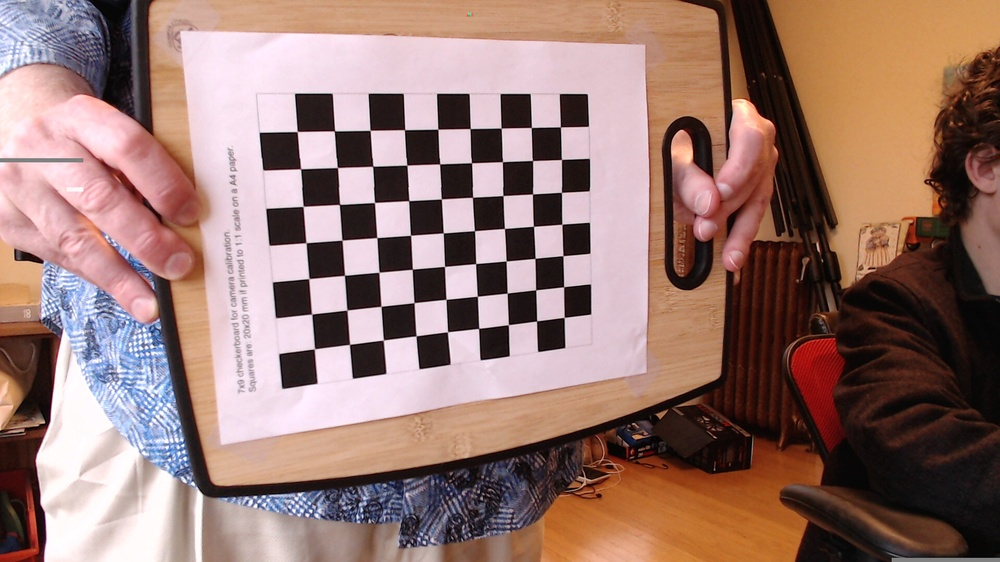
#> input picture jetson/SnailVision/calibrate/images/2019-02-03-145607.jpg, 1000 x 562 px, shrunk from 1920 x 1080 before the run; its folder holds only this picture in this run
$ python calibrate.py
#> lines starting #> are read from the running program, lines starting #| are printed output that depends on the picture; long printed decimals are rounded
#!/usr/bin/env python3
import numpy as np
import cv2
import glob
import json

bw = 9
bh = 7

# termination criteria
criteria = (cv2.TERM_CRITERIA_EPS + cv2.TERM_CRITERIA_MAX_ITER, 30, 0.001)

# prepare object points, like (0,0,0), (1,0,0), (2,0,0) ....,(6,5,0)
objp = np.zeros((bw*bh,3), np.float32)
objp[:,:2] = np.mgrid[0:bh,0:bw].T.reshape(-1,2)

# Arrays to store object points and image points from all the images.
objpoints = [] # 3d point in real world space
imgpoints = [] # 2d points in image plane.

images = glob.glob('images/*.jpg')

for fname in images:
    print("Processing %s" % fname)
    img = cv2.imread(fname)
#> img is the input picture: shape (562, 1000, 3); mean B, G, R 112.5, 119.9, 151.3
    gray = cv2.cvtColor(img,cv2.COLOR_BGR2GRAY)
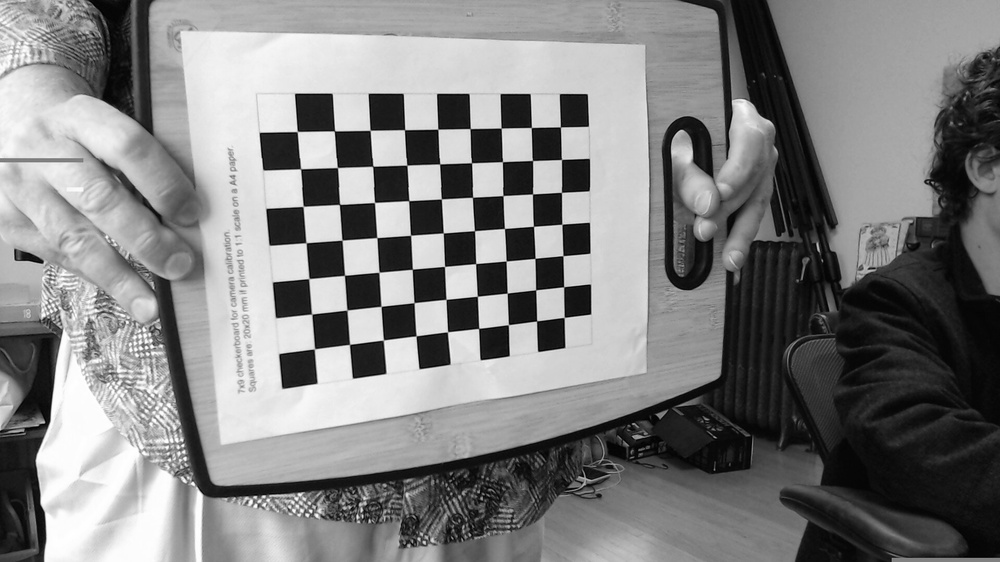
#> gray: shape (562, 1000); min 0, max 255, mean 128.5

    # Find the chess board corners
    ret, corners = cv2.findChessboardCorners(gray, (bh,bw),None)
#> ret = True; corners = 63 rows, first 8: [314.5, 348.9], [311.8, 314.1], [309, 278.5], [306.1, 242.7], [303.1, 206.4], [300.6, 168.8], [297.3, 131.5], [349.5, 344.4]

    # If found, add object points, image points (after refining them)
    if ret == True:
        objpoints.append(objp)

        corners2 = cv2.cornerSubPix(gray,corners,(11,11),(-1,-1),criteria)
#> corners2 = 63 rows, first 8: [314.4, 348.8], [311.6, 314], [308.8, 278.5], [306, 242.7], [303.2, 206.4], [300.6, 168.7], [297.2, 131.5], [349.4, 344.4]
        imgpoints.append(corners2)

        # Draw and display the corners
        img2 = cv2.drawChessboardCorners(img, (bh,bw), corners2,ret)
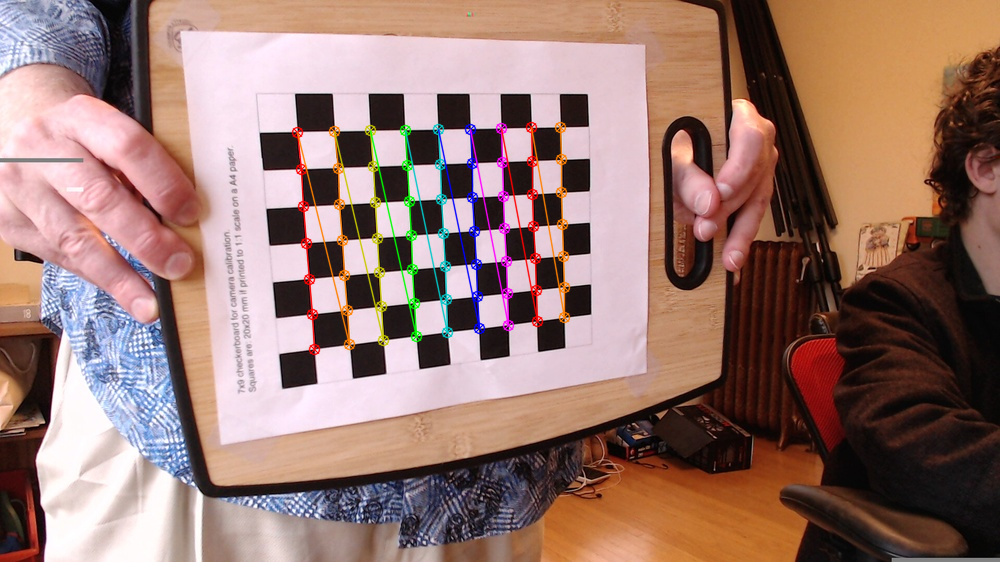
#> img2: shape (562, 1000, 3); mean B, G, R 112, 119.7, 151.7
        cv2.imshow('img',img2)
        ret, mtx, dist, rvecs, tvecs = cv2.calibrateCamera(objpoints, imgpoints, gray.shape[::-1],None,None)
#> ret = 0.283; mtx = [[829.8, 0, 524.7], [0, 826.9, 304.8], [0, 0, 1]]; dist = [[0.233, -3.35, 0.000315, 0.00691, 15.95]]; rvecs = ([0.486, -0.222, -1.61],); tvecs = ([-5.92, 1.24, 23.34],)
        assert ret
        h,  w = img.shape[:2]
        newcameramtx, roi=cv2.getOptimalNewCameraMatrix(mtx,dist,(w,h),1,(w,h))
#> newcameramtx = [[1098.8, 0, 465.7], [0, 832.9, 304.4], [0, 0, 1]]; roi = (192, 184, 600, 238)
        dst = cv2.undistort(img, mtx, dist, None, newcameramtx)
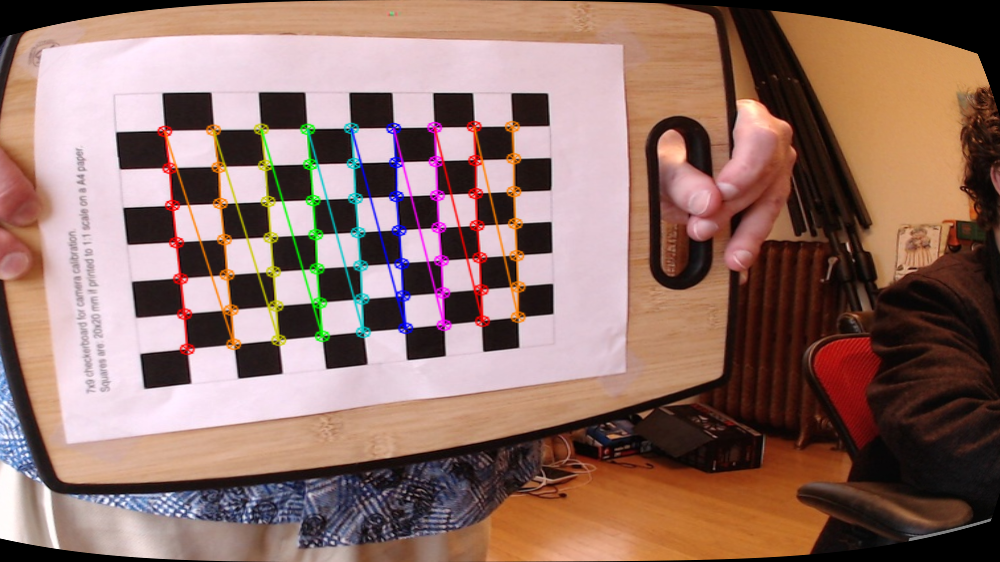
#> dst: shape (562, 1000, 3); mean B, G, R 104.3, 113.2, 145.5

        # crop the image
        if roi != (0, 0, 0, 0):
          x,y,w,h = roi
#> x = 192; y = 184; w = 600; h = 238
          dst = dst[y:y+h, x:x+w]
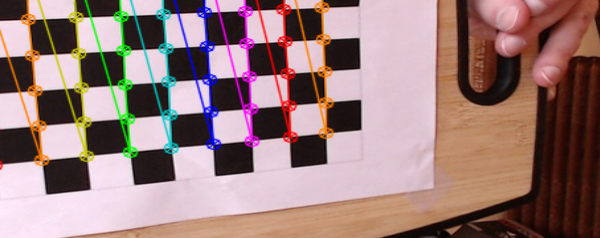
#> dst: shape (238, 600, 3); mean B, G, R 123, 125.1, 153.9
        else:
          print("No ROI found for %s" % fname)
        #cv2.imwrite('calibresult.png', dst)
        #cv2.imshow('corrected', dst)
        #cv2.waitKey(0)

    else:
        print("unable to locate corners in %s" % fname)

#cv2.destroyAllWindows()

ret, mtx, dist, rvecs, tvecs = cv2.calibrateCamera(objpoints, imgpoints, gray.shape[::-1],None,None)

print("ret: ", ret)
#| ret:  0.283
print("mtx: ", mtx)
#| mtx:  [[829.849   0.         524.691]
#|  [  0.         826.910 304.822]
#|  [  0.           0.           1.        ]]
print("dist: ", dist)
#| dist:  [[ 2.32622322e-01 -3.34772672e+00  3.15168264e-04  6.90627565e-03
#|    1.59534115e+01]]
print("rvecs: ", rvecs)
#| rvecs:  (array([[ 0.4861],
#|        [-0.2225],
#|        [-1.608]]),)
print("tvecs: ",tvecs)
#| tvecs:  (array([[-5.918],
#|        [ 1.239],
#|        [23.345]]),)

#stores output as json in fisheyecalibration.txt

data = {}

data['ret'] = ret
data['mtx'] = mtx
data['dist'] = dist
data['rvecs'] = rvecs
data['tvecs'] = tvecs

class NumpyEncoder(json.JSONEncoder):
    def default(self, obj):
        if isinstance(obj, np.ndarray):
            return obj.tolist()
        return json.JSONEncoder.default(self, obj)

with open('fisheyecalibration.txt', 'w') as outfile:
    json.dump(data, outfile, cls=NumpyEncoder)

"""
To load the the json into an opencv file, use this code:

with open(calibration/fisheyecalibration.txt as json_file:
    data = json.load(json_file)
    ret=data['ret']
    mtx = data['mtx']
    dist = data['dist']
    rvecs = np.asarray(data['rvecs'])
    tvecs = np.asarray(data['tvecs'])

Then, you can do:

def undistort(img):
    h,  w = img.shape[:2]
    newcameramtx, roi=cv2.getOptimalNewCameraMatrix(mtx,dist,(w,h),1,(w,h))
    # undistort
    dst = cv2.undistort(img, mtx, dist, None, newcameramtx)

    # crop the image
    x,y,w,h = roi
    dst = dst[y:y+h, x:x+w]
    return dst
"""

$ run again, on jetson/SnailVision/calibrate/images/2019-02-03-145654.jpg
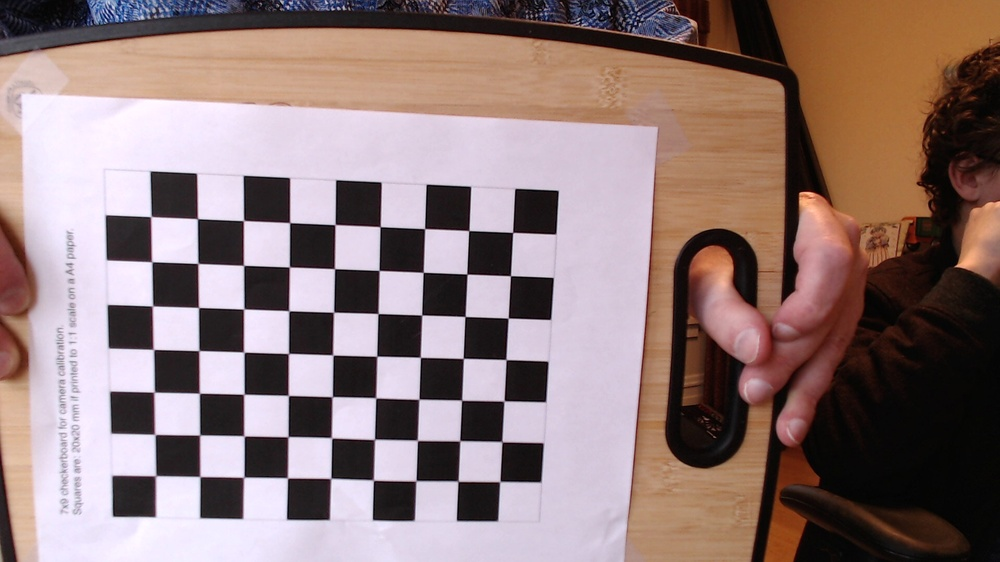
#> input picture jetson/SnailVision/calibrate/images/2019-02-03-145654.jpg, 1000 x 562 px, shrunk from 1920 x 1080 before the run
#> img is the input picture: shape (562, 1000, 3); mean B, G, R 121.3, 122.7, 144.4
#> `gray = cv2.cvtColor(img,cv2.COLOR_BGR2GRAY)`:
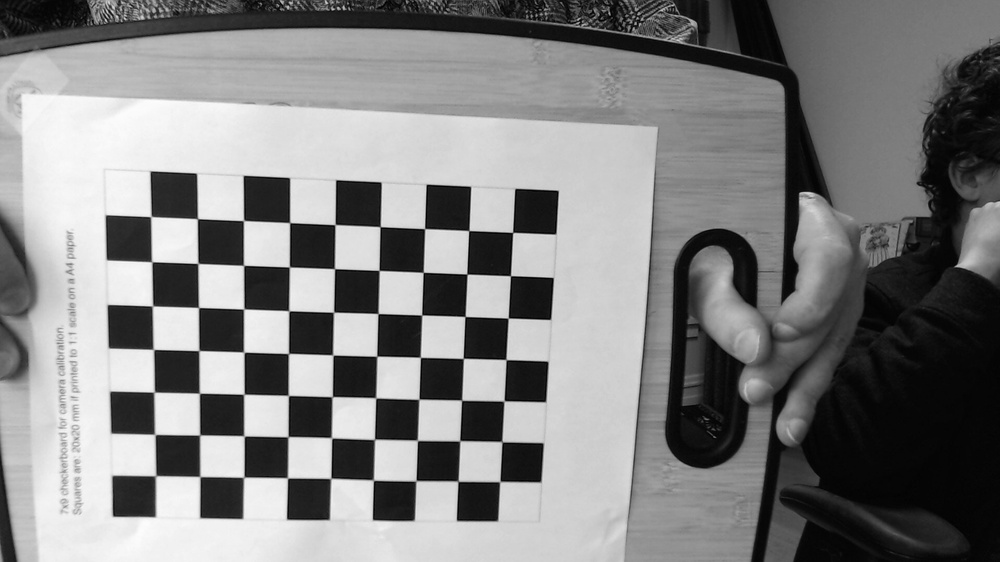
#> gray: shape (562, 1000); min 1, max 253, mean 129.1
#> `ret, corners = cv2.findChessboardCorners(gray, (bh,bw),None)`: ret = True; corners = 63 rows, first 8: [155.9, 475.6], [155.3, 434.7], [154.2, 392.1], [153.8, 349.6], [152.6, 306], [152.1, 261.9], [150.8, 216.6], [200, 476.6]
#> corners2 = 63 rows, first 8: [155.6, 475.7], [154.8, 434.4], [154.1, 392.1], [153.4, 349.4], [152.4, 305.9], [151.7, 261.7], [150.9, 216.6], [199.8, 476.5]
#> `ret, mtx, dist, rvecs, tvecs = cv2.calibrateCamera(objpoints, imgpoint..`: ret = 0.213; mtx = [[920, 0, 557.3], [0, 938.3, 229.4], [0, 0, 1]]; dist = [[0.0975, -0.561, 0.000746, 0.000816, 1.16]]; rvecs = ([0.21, 0.0777, -1.51],); tvecs = ([-9.35, 5.61, 21.54],)
#> newcameramtx = [[930.8, 0, 555.7], [0, 943.2, 229.8], [0, 0, 1]]; roi = (12, 4, 983, 546)
#> `x,y,w,h = roi`: x = 12; y = 4; w = 983; h = 546
#> `dst = dst[y:y+h, x:x+w]`:
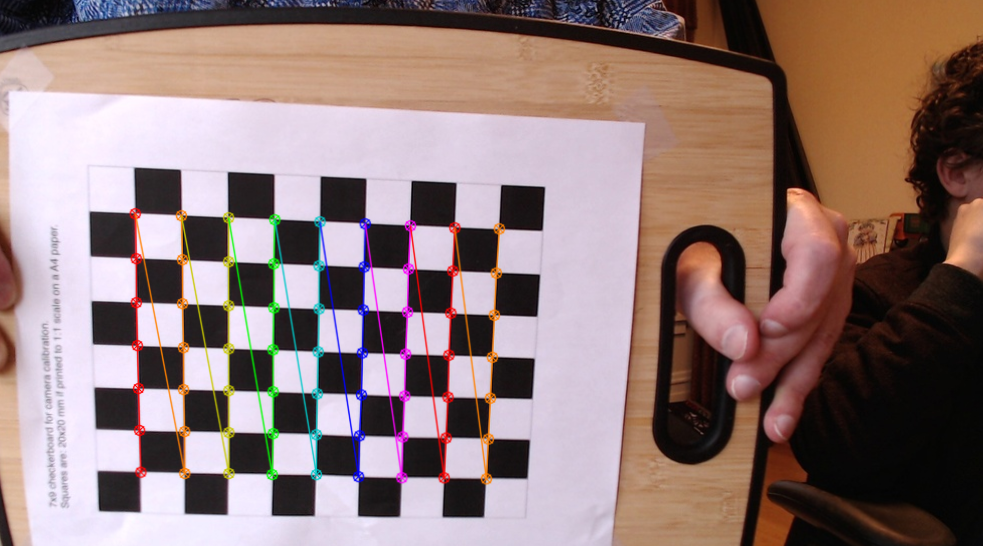
#> dst: shape (546, 983, 3); mean B, G, R 120.2, 122.4, 144.9
#| ret:  0.2129
#| mtx:  [[920.040   0.         557.281]
#|  [  0.         938.317 229.365]
#|  [  0.           0.           1.        ]]
#| dist:  [[ 9.75090099e-02 -5.60646615e-01  7.46353847e-04  8.16065240e-04
#|    1.16037978e+00]]
#| rvecs:  (array([[ 0.2102],
#|        [ 0.07766],
#|        [-1.513 ]]),)
#| tvecs:  (array([[-9.346],
#|        [ 5.611],
#|        [21.543]]),)

$ run again, on jetson/SnailVision/calibrate/images/2019-02-03-145704.jpg
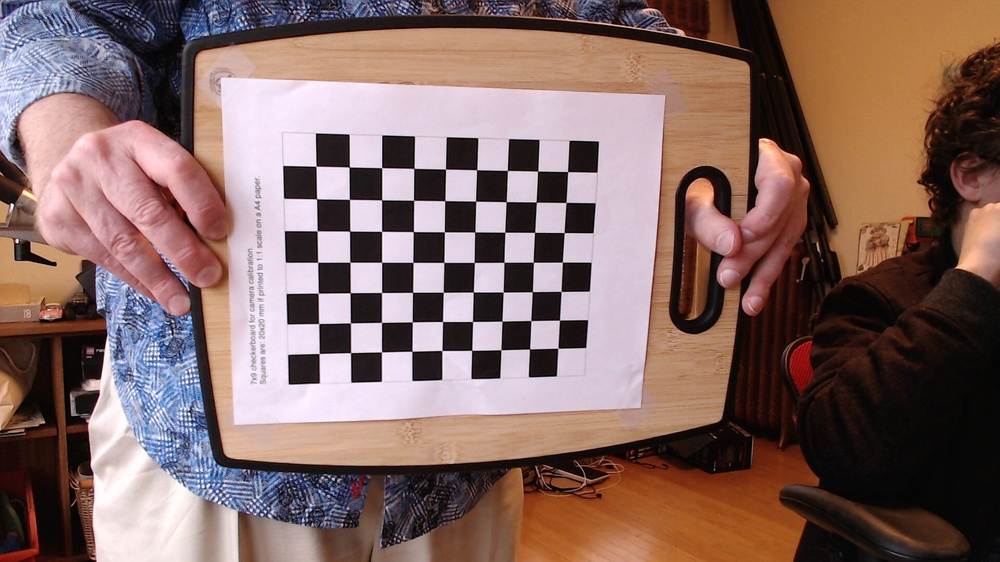
#> input picture jetson/SnailVision/calibrate/images/2019-02-03-145704.jpg, 1000 x 562 px, shrunk from 1920 x 1080 before the run
#> img is the input picture: shape (562, 1000, 3); mean B, G, R 99.8, 104.9, 131.8
#> `gray = cv2.cvtColor(img,cv2.COLOR_BGR2GRAY)`:
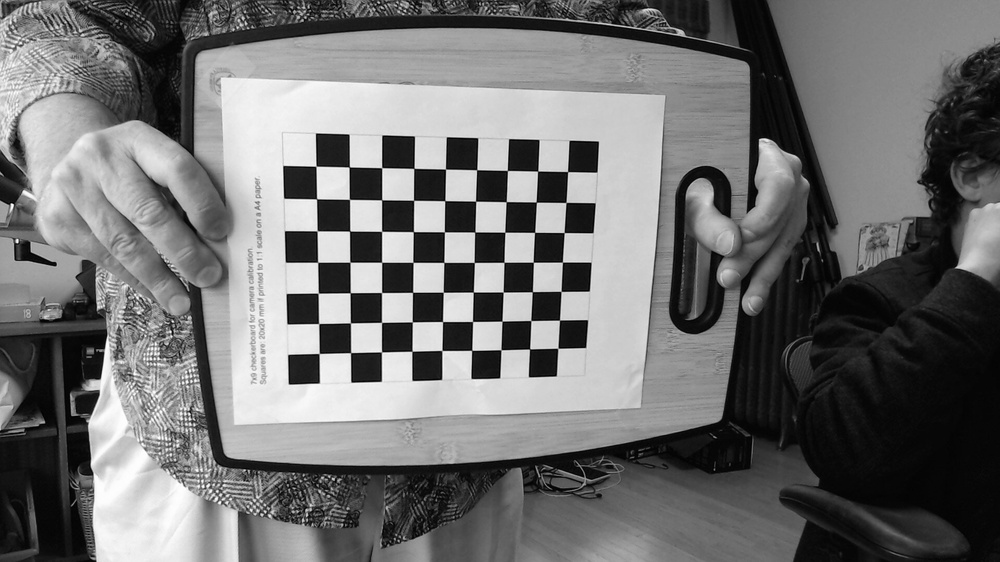
#> gray: shape (562, 1000); min 0, max 255, mean 112.3
#> `ret, corners = cv2.findChessboardCorners(gray, (bh,bw),None)`: ret = True; corners = 63 rows, first 8: [319.2, 353.5], [318.7, 323.6], [318.3, 293.2], [317.7, 262.3], [317.2, 230.8], [316.6, 198.8], [316, 166.2], [350.6, 352.6]
#> corners2 = 63 rows, first 8: [319.2, 353.5], [318.6, 323.5], [318.2, 293.2], [317.6, 262.3], [317.1, 230.8], [316.6, 198.8], [316, 166.2], [350.5, 352.6]
#> `ret, mtx, dist, rvecs, tvecs = cv2.calibrateCamera(objpoints, imgpoint..`: ret = 0.148; mtx = [[978.1, 0, 530.2], [0, 978.3, 349.6], [0, 0, 1]]; dist = [[0.2, -2.39, 0.00642, 0.00306, 14.03]]; rvecs = ([0.395, 0.0477, -1.54],); tvecs = ([-6.85, 0.111, 31.85],)
#> newcameramtx = [[1067.5, 0, 518.2], [0, 986.9, 349.7], [0, 0, 1]]; roi = (153, 126, 769, 398)
#> `x,y,w,h = roi`: x = 153; y = 126; w = 769; h = 398
#> `dst = dst[y:y+h, x:x+w]`:
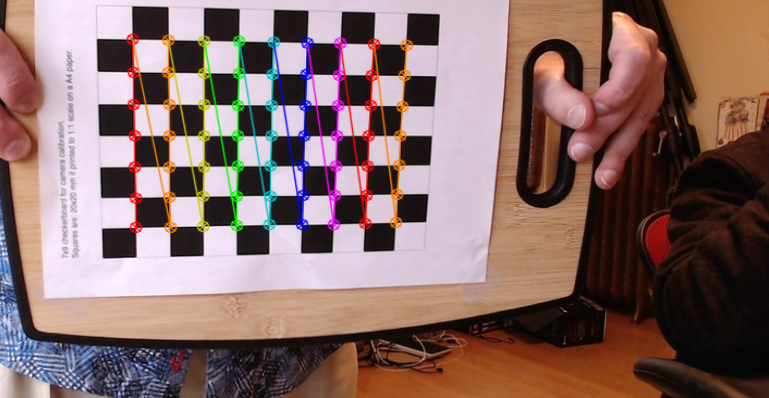
#> dst: shape (398, 769, 3); mean B, G, R 104.7, 108.4, 135.4
#| ret:  0.1483
#| mtx:  [[978.077   0.         530.181]
#|  [  0.         978.276 349.577]
#|  [  0.           0.           1.        ]]
#| dist:  [[ 2.00044185e-01 -2.39334705e+00  6.41974613e-03  3.06345795e-03
#|    1.40303178e+01]]
#| rvecs:  (array([[ 0.3952],
#|        [ 0.04771],
#|        [-1.540]]),)
#| tvecs:  (array([[-6.850 ],
#|        [ 0.111],
#|        [31.849]]),)

$ run again, on jetson/SnailVision/calibrate/images/2019-02-03-145711.jpg
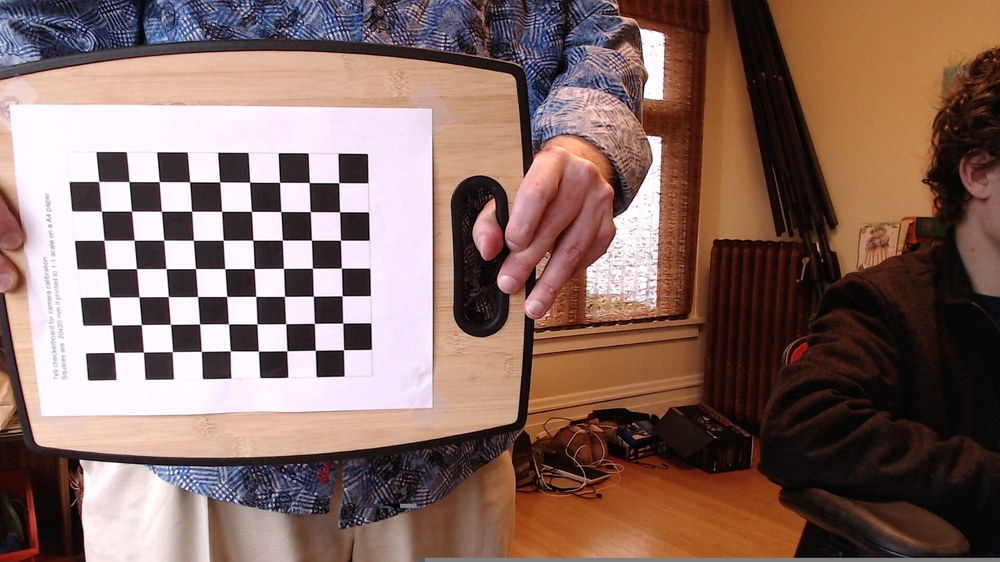
#> input picture jetson/SnailVision/calibrate/images/2019-02-03-145711.jpg, 1000 x 562 px, shrunk from 1920 x 1080 before the run
#> img is the input picture: shape (562, 1000, 3); mean B, G, R 98.8, 106.7, 133.7
#> `gray = cv2.cvtColor(img,cv2.COLOR_BGR2GRAY)`:
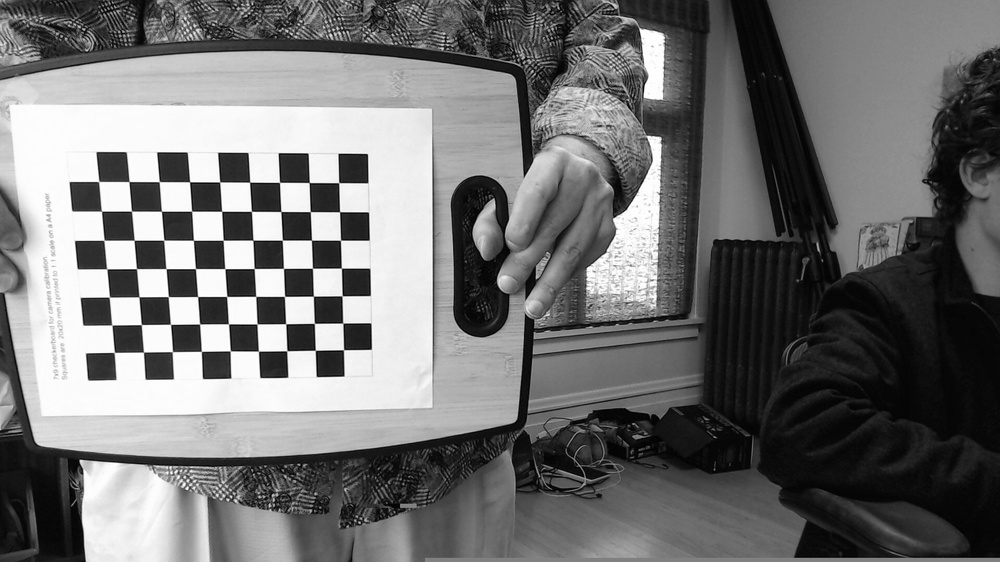
#> gray: shape (562, 1000); min 0, max 255, mean 113.9
#> `ret, corners = cv2.findChessboardCorners(gray, (bh,bw),None)`: ret = True; corners = 63 rows, first 8: [114.3, 352.4], [111.9, 325.2], [109.3, 297.1], [106.9, 268.9], [104, 240.3], [101.6, 211.3], [98.78, 181.5], [143.5, 352.1]
#> corners2 = 63 rows, first 8: [114.3, 352.4], [111.8, 325], [109.3, 297.1], [106.7, 268.8], [104, 240.3], [101.4, 211.1], [98.72, 181.5], [143.4, 352.1]
#> `ret, mtx, dist, rvecs, tvecs = cv2.calibrateCamera(objpoints, imgpoint..`: ret = 0.164; mtx = [[1147.2, 0, 537.7], [0, 1177.2, 288.6], [0, 0, 1]]; dist = [[0.154, -0.457, 0.00398, 0.0138, 0.342]]; rvecs = ([0.324, 0.187, -1.54],); tvecs = ([-14.96, 2.16, 40.48],)
#> newcameramtx = [[1157.4, 0, 547.2], [0, 1178.8, 290.4], [0, 0, 1]]; roi = (3, 7, 994, 548)
#> `x,y,w,h = roi`: x = 3; y = 7; w = 994; h = 548
#> `dst = dst[y:y+h, x:x+w]`:
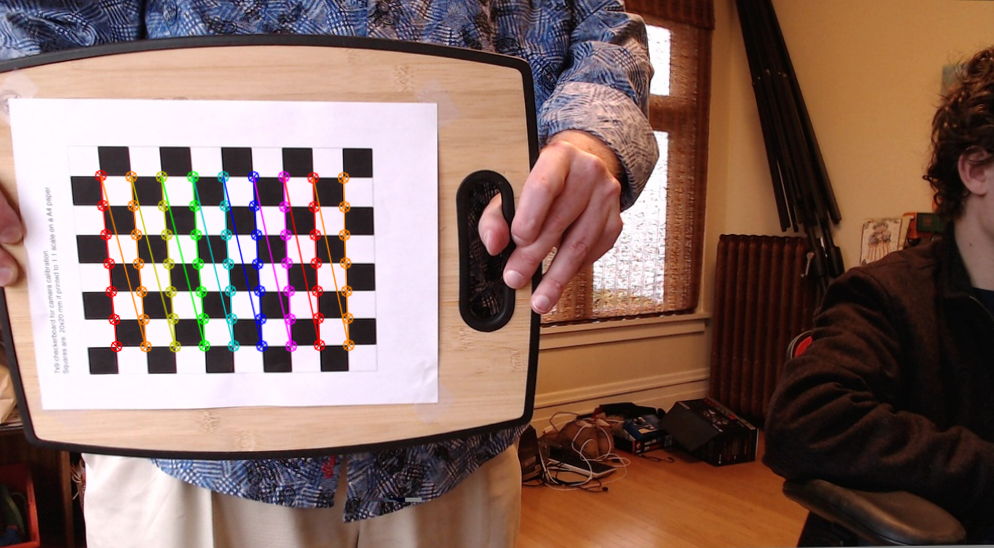
#> dst: shape (548, 994, 3); mean B, G, R 99.4, 107.7, 135.4
#| ret:  0.1643
#| mtx:  [[1.14717519e+03 0.00000000e+00 5.37744227e+02]
#|  [0.00000000e+00 1.17717229e+03 2.88622803e+02]
#|  [0.00000000e+00 0.00000000e+00 1.00000000e+00]]
#| dist:  [[ 0.1542 -0.4565  0.003977  0.01383  0.3419]]
#| rvecs:  (array([[ 0.3244],
#|        [ 0.1874 ],
#|        [-1.542]]),)
#| tvecs:  (array([[-14.960],
#|        [  2.158],
#|        [ 40.483]]),)
